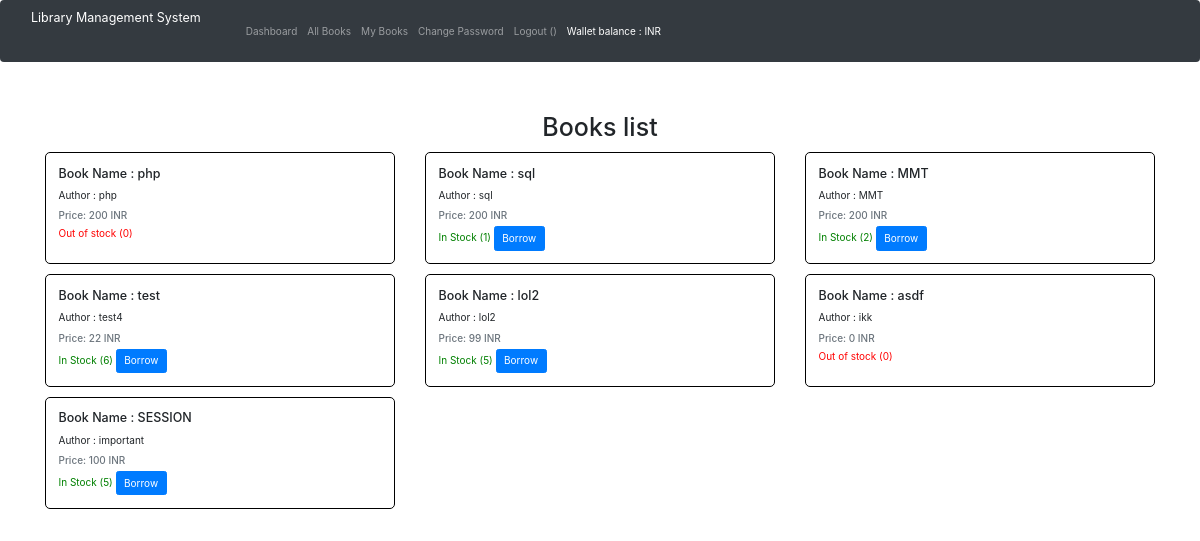
Page /student/bookList.php on the committed database.
### tables this page shows
CREATE TABLE `addBooks` (
  `id` mediumint(9) NOT NULL AUTO_INCREMENT,
  `bk_name` varchar(130) NOT NULL,
  `author` varchar(130) NOT NULL,
  `quantity` int(25) DEFAULT NULL,
  `price` int(25) DEFAULT NULL,
  PRIMARY KEY (`id`)
);

### student/bookList.php (the view, shortened to what this page needs)
<!DOCTYPE html>
<html lang="en">
<head>
  <link rel="stylesheet" href="css/bootstrap.min.css">
  <link rel="stylesheet" href="https://maxcdn.bootstrapcdn.com/bootstrap/4.0.0/css/bootstrap.min.css">
  <link rel="stylesheet" href="https://cdnjs.cloudflare.com/ajax/libs/font-awesome/5.15.3/css/all.min.css">
</head>
<body>
<?php include("./includes/nav.php") ?>
<?php include("./config/config.php") ?>
  <br><br>
<h1 class="text-center"> Books list </h1>
  <div class="container">
    <div class="row ">
    <?php
	  $sql = "SELECT * FROM addBooks";
      $result = mysqli_query($con, $sql);
       while ($row = mysqli_fetch_assoc($result)) { ?>
      <div class="col-md-4 my-2">
        <div class="card lel">
          <div class="card-body">
            <h5 class="card-title"> <?php echo "Book Name : ". $row['bk_name'] ?> </h5>
            <p class="card-text"> <?php echo "Author : " . $row['author'] ?> </p>
            <h6 class="card-subtitle mb-2 text-muted">Price: <?php echo $row['price'] . " INR" ?> </h6>
						<?php
            	if($row['quantity'] > 0){ ?>
            <a href="#" class="card-link" style="color: green;">In Stock  (<?php echo $row['quantity']?>)</a>
            <a href="takeBook.php/?id=<?php echo $row['id']; ?>" class="btn btn-primary" > Borrow </a>
        <?php } else { ?>
        		 <a href="#" class="card-link" style="color: red;"> Out of stock (<?php echo $row['quantity']?>)</a>
       <?php } ?>
          </div>
        </div>
      </div>
     <?php } ?>
    </div>
    </div>
</body>
</html>

### student/bookList.php (style rules this page uses)
.lel { border: 1px solid black; border-radius: 5px; height: 100%; }

### rows in the picture
addbooks: bk_name "php", author "php", price "200", quantity "0"
addbooks: bk_name "sql", author "sql", price "200", quantity "1"
addbooks: bk_name "MMT", author "MMT", price "200", quantity "2"
addbooks: bk_name "test", author "test4", price "22", quantity "6"
addbooks: bk_name "lol2", author "lol2", price "99", quantity "5"
addbooks: bk_name "asdf", author "ikk", price "0", quantity "0"
addbooks: bk_name "SESSION", author "important", price "100", quantity "5"
